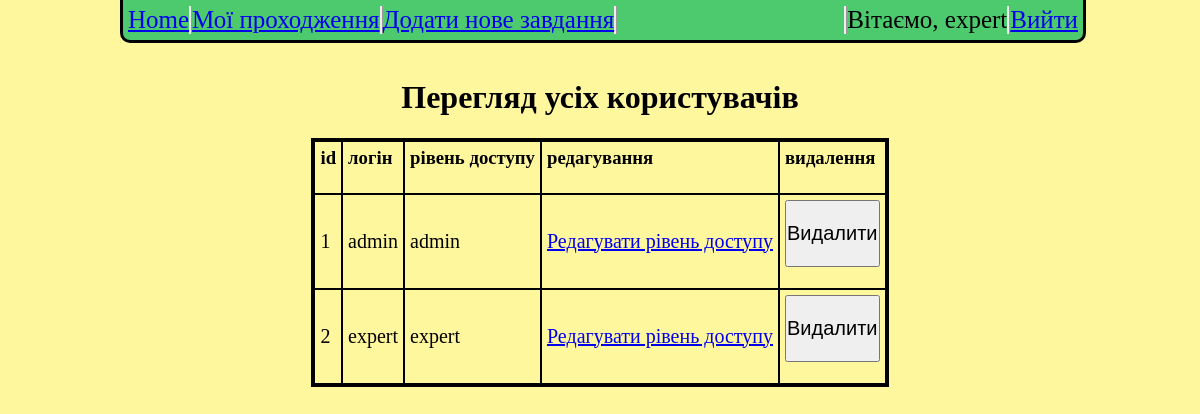
Page /user_management (signed in) on the committed database.
### models/user.py (models this page shows, shortened)
class UserModel(db.Model, UserMixin):
    __tablename__ = "user"
    user_id = db.Column(db.Integer, primary_key=True)
    user_login = db.Column(db.String(50), nullable=False, unique=True)
    user_password = db.Column(db.String(100), nullable=False)
    user_access_level = db.Column(db.String(50), nullable=False)
    def get_id(self):
        return(self.user_id)
    @classmethod
    def find_by_id(cls, user_id):
        return UserModel.query.filter_by(user_id=user_id).first()
    @classmethod
    def get_all_users(cls):
        return UserModel.query.all()

### app.py (the view)
@app.route('/user_management')
def admin_user_management():
    users = UserModel.get_all_users()
    return render_template('admin_user_management.html', users=users, user=UserModel(), validate_user=load_user(current_user.get_id()))

### app.py (called while the page is built)
@manager.user_loader
def load_user(user_id):
    return UserModel.query.get(user_id)

@app.after_request
def redirect_to_signin(response):
    if response.status_code == 401:
        return redirect(url_for('login_page') + '?next=' + request.url)
    return response

### templates/admin_user_management.html (shortened to what this page needs)
<html>
    <head>
        <link rel="stylesheet" type="text/css" href="{{ url_for( 'static', filename='css/style.css', v=8) }}">
    </head>
    <body>
        <div class="header">
            <div class="nav_buttons">
                <div class="home_button">
                    <a href="{{url_for('index')}}">Home</a>
                </div>
                <div class="my_posts">
                    <a href="{{url_for('history')}}">Мої проходження</a>
                </div>
                {% if user.find_by_id(current_user.get_id()).user_access_level == 'expert' %}
                <div class="add_new_task">
                    <a href="{{ url_for('create_new_task') }}">Додати нове завдання</a>
                </div>
                {% endif %}
            </div>
            <div class="log_buttons">
                {% if validate_user != None %}
                <div class="logout">
                    <a href="{{url_for('logout')}}">Вийти</a>
                </div>
                <div class="logged_in_user">
                    Вітаємо, {{user.find_by_id(current_user.get_id()).user_login}}
                </div>
                {% endif %}
            </div>
        </div>
        <div class="name_of_results">
            <h1>Перегляд усіх користувачів</h1>
        </div>
        <div class="user_table">
            <table border="3" cellpadding="5" cellspacing='0' bordercolor='black' align="center">
                <tr>
                    <td>
                        <b><h3> id </h3></b>
                    </td>
                    <td>
                        <b><h3> логін </h3></b>
                    </td>
                    <td>
                        <b><h3> рівень доступу </h3></b>
                    </td>
                    <td>
                        <b><h3> редагування </h3></b>
                    </td>
                    <td>
                        <b><h3> видалення </h3></b>
                    </td>
                </tr>
                {% for user in users %}
                    <tr>
                        <td>
                            <p>{{ user.user_id }}</p>
                        </td>
                        <td>
                            <p>{{ user.user_login }}</p>
                        </td>
                        <td>
                            <p>{{ user.user_access_level }}</p>
                        </td>
                        <td>
                            <a href="{{url_for('admin_edit_user', user_id=user.user_id)}}"><p>Редагувати рівень доступу</p></a>
                        </td>
                        <td>
                            <form method="POST" action="delete_user">
                                <button type="submit"><p>Видалити</p></button>
                            </form>
                        </td>
                    </tr>
                {% endfor %}
            </table>
        </div>
    </body>
</html>

### static/css/style.css (style rules this page uses)
body { color: black; background-color: #fff79e; }
.name_of_results { text-align: center; padding-top: 50px; }
.header { width: 80%; height: 40px; background-color: #4dc96e; border-bottom-style: solid; border-left-style: solid; border-right-style: solid; border-bottom-left-radius: 10px; border-bottom-right-radius: 10px; position: fixed; top: 0px; left: 10%; z-index: 9999; }
.nav_buttons { display: inline; float: left; margin-top: 6px; margin-left: 5px; font-size: 25px; text-align: center; }
.home_button { width: max-content; border-right-style: ridge; display: inline; float: left; }
.my_posts { width: max-content; border-right-style: ridge; float: left; display: inline; }
.add_new_task { width: max-content; border-right-style: ridge; float: left; display: inline; }
.log_buttons { display: inline; float: right; margin-top: 6px; margin-right: 5px; text-align: center; font-size: 25px; }
.logged_in_user { float: right; border-left-style: ridge; }
.logout { float: right; border-left-style: ridge; }
.user_table { text-align: center; }
.user_table p { font-size: 20px; }
.user_table button { padding: 0px; margin: 0px; }

### rows in the picture
UserModel: find_by_id "expert", user_id "2", user_login "expert", user_access_level "expert"
UserModel: user_id "1", user_login "admin", user_access_level "admin"
